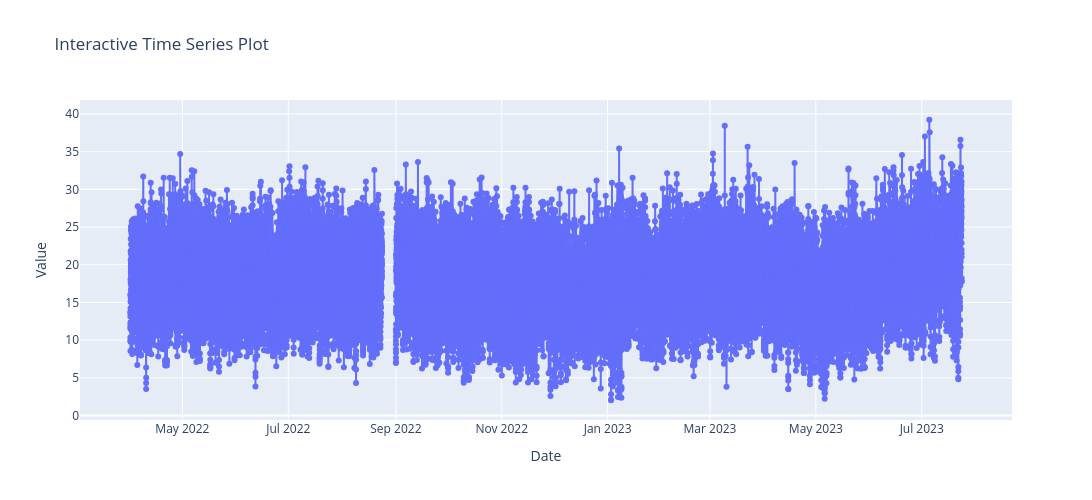

Here is the notebook cell this chart was saved with:
### Code cell
import plotly.graph_objects as go
import pandas as pd
import nbformat

# Assuming you have a DataFrame 'df' with 'Date' and 'Value' columns
df = pd.DataFrame({
    'Date': pd.date_range(start='1/1/2020', end='1/08/2020'),
    'Value': [i for i in range(8)]
})

fig = go.Figure(data=go.Scatter(x=df2.index, y=df2['load'], mode='lines+markers'))

fig.update_layout(
    title="Interactive Time Series Plot",
    xaxis_title="Date",
    yaxis_title="Value",
    autosize=False,
    width=2000,
    height=500,
)

fig.show()

### Figure 1 — Plotly figure (JSON) as saved in the notebook; plotly's stock layout.template omitted (floating-point values rounded to 4 significant figures; data arrays with more than 128 entries replaced by an {"elided": "..."} marker saying what was removed)
{"data": [{"mode": "lines+markers", "type": "scatter", "x": {"elided": "45888 str values"}, "y": {"elided": "45888 float values"}}], "layout": {"autosize": false, "height": 500, "title": {"text": "Interactive Time Series Plot"}, "width": 2000, "xaxis": {"title": {"text": "Date"}}, "yaxis": {"title": {"text": "Value"}}}}
